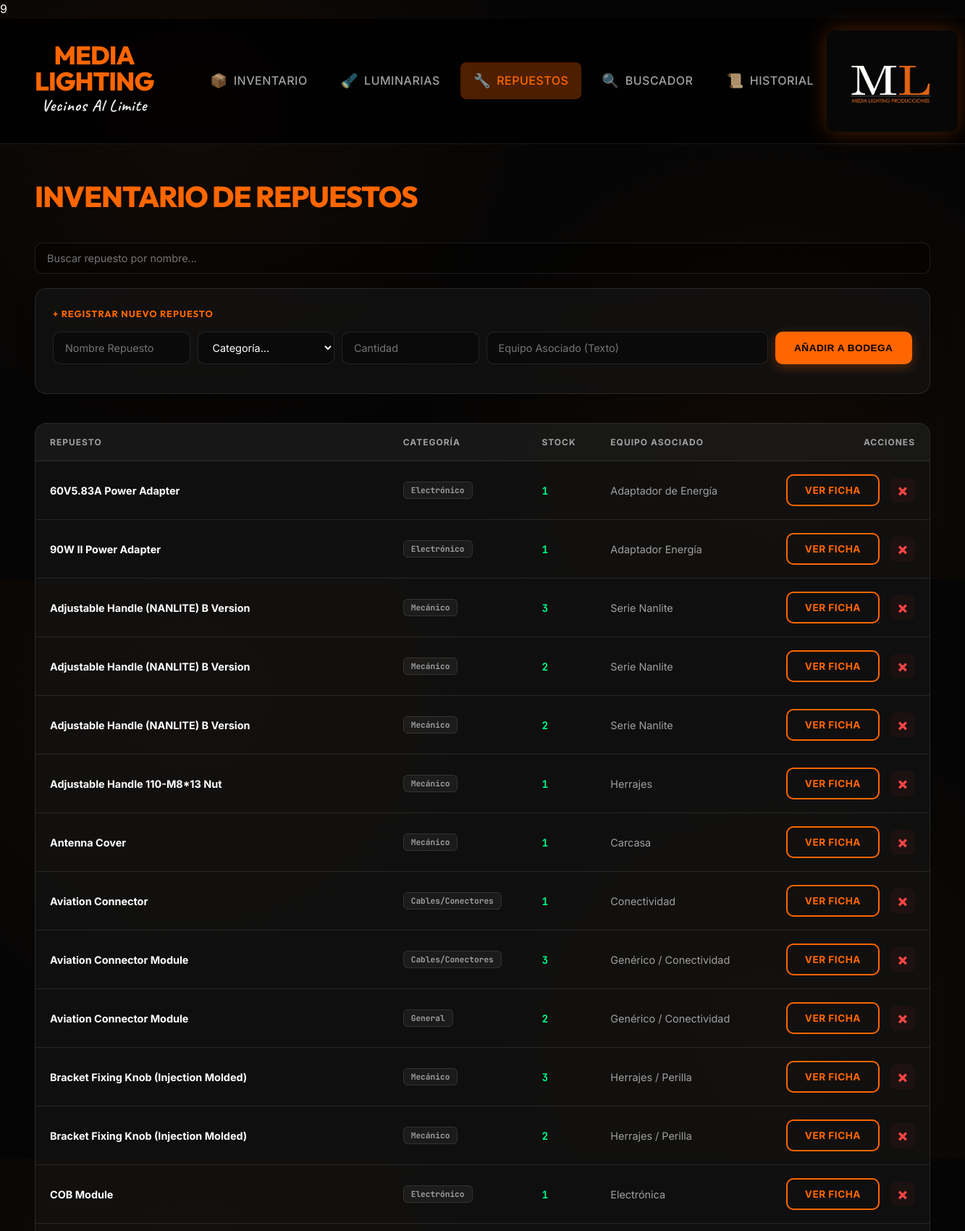
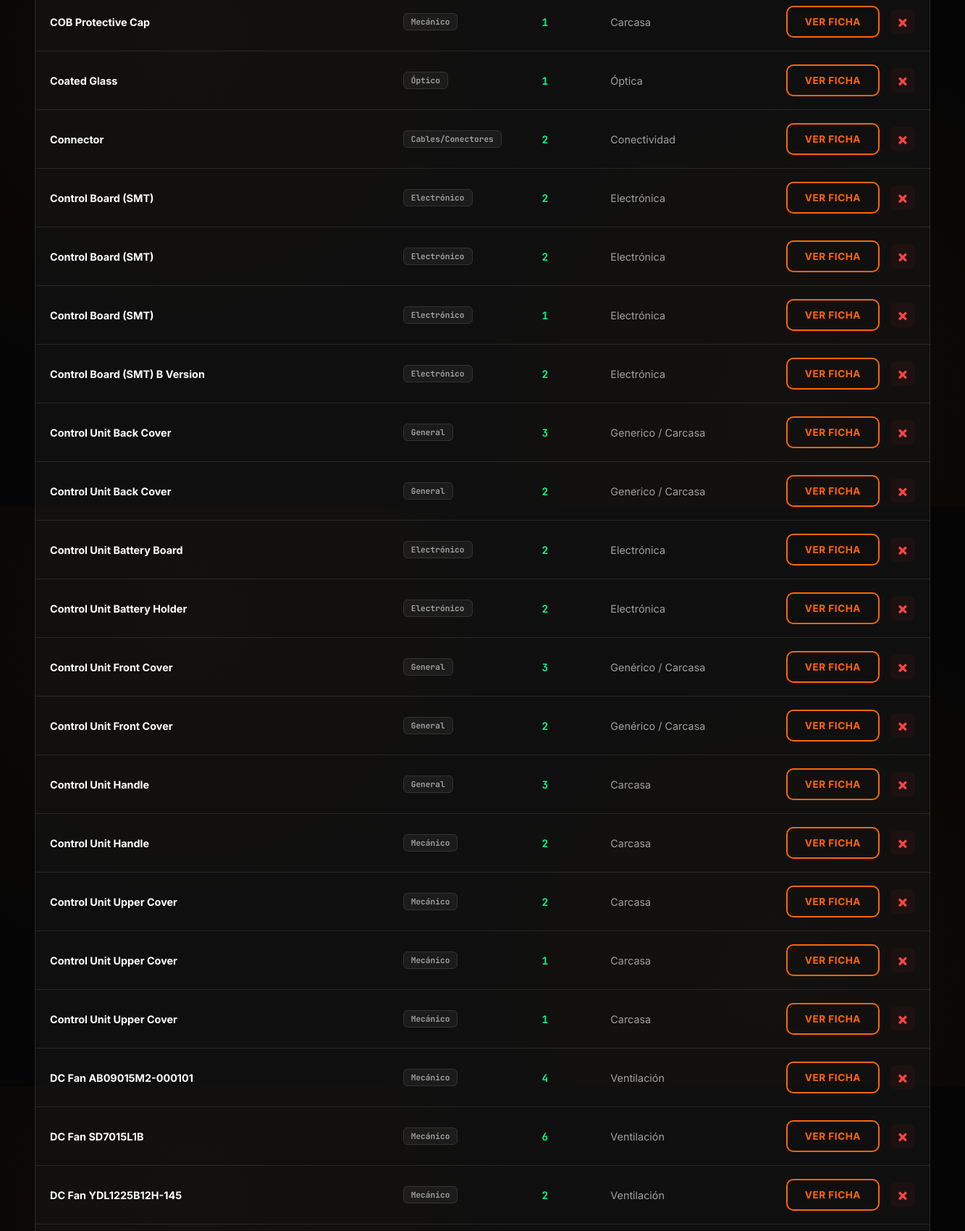
Screenshot of /repuestos (upper part) with the database file from the repository (2 pictures, top to bottom).
### app.py (models this page shows)
class Repuesto(db.Model):
    id = db.Column(db.Integer, primary_key=True)
    nombre = db.Column(db.String(100), nullable=False)
    marca = db.Column(db.String(50))
    categoria = db.Column(db.String(50))
    cantidad = db.Column(db.Integer, default=1)
    equipo_asociado_texto = db.Column(db.String(200)) # Detalle textual del equipo/serie asociado
    equipos = db.relationship('Equipo', secondary=equipo_repuesto, backref=db.backref('repuestos_asociados'))

### app.py (the view)
@app.route('/repuestos')
def repuestos():
    lista_repuestos = Repuesto.query.order_by(Repuesto.nombre.asc()).all()
    return render_template('repuestos.html', repuestos=lista_repuestos, categorias=CATEGORIAS_REPUESTOS)

### templates/repuestos.html (shortened to what this page needs)
9{% extends "base.html" %}
{% block content %}
<div class="header-actions" style="margin-bottom: 30px;">
    <h1>INVENTARIO DE REPUESTOS</h1>
</div>
<div class="search-box" style="margin-bottom: 20px;">
    <input type="text" id="q" onkeyup="search()" placeholder="Buscar repuesto por nombre...">
</div>
<div class="form-box" style="margin-bottom: 40px;">
    <h3 style="margin:0 0 15px 0; color:var(--orange); font-size: 0.8rem; letter-spacing:1px;">+ REGISTRAR NUEVO
        REPUESTO
    </h3>
    <form action="/repuesto/add" method="POST"
        style="display: grid; grid-template-columns: repeat(auto-fit, minmax(150px, 1fr)); gap: 10px;">
        <input type="text" name="nombre" placeholder="Nombre Repuesto" required>
        <select name="categoria" required>
            <option value="" disabled selected>Categoría...</option>
        </select>
        <input type="number" name="cantidad" placeholder="Cantidad" required min="1">
        <input type="text" name="equipo_asociado_texto" placeholder="Equipo Asociado (Texto)"
            style="grid-column: span 2;">
        <button type="submit" class="btn-main">AÑADIR A BODEGA</button>
    </form>
</div>
<div class="table-container">
    <table>
        <thead>
            <tr>
                <th>REPUESTO</th>
                <th>CATEGORÍA</th>
                <th>STOCK</th>
                <th>EQUIPO ASOCIADO</th>
                <th style="text-align: right;">ACCIONES</th>
            </tr>
        </thead>
        <tbody>
            {% for r in repuestos %}
            <tr class="item-fila" data-categoria="{{ r.categoria }}">
                <td data-label="Repuesto">
                    <span style="display:block; font-weight:700;">{{ r.nombre }}</span>
                </td>
                <td data-label="Categoría"><span class="badge">{{ r.categoria }}</span></td>
                <td data-label="Stock" style="font-family: 'JetBrains Mono'; font-weight: bold; color:var(--green);">{{
                    r.cantidad }}</td>
                <td data-label="Asociado" style="color:var(--text-dim); font-size: 0.9rem;">{{ r.equipo_asociado_texto
                    or '--' }}</td>
                <td style="text-align: right;">
                    <div class="actions-list">
                        <a href="/repuesto/{{ r.id }}" class="btn-outline">VER FICHA</a>
                        <a href="/repuesto/delete/{{ r.id }}" onclick="return confirm('¿Eliminar repuesto?')"
                            class="btn-delete" title="Eliminar">&times;</a>
                    </div>
                </td>
            </tr>
            {% endfor %}
        </tbody>
    </table>
</div>
</div>
{% endblock %}

### static/style.css (style rules this page uses)
:root { --orange: #ff6600; --orange-glow: rgba(255, 102, 0, 0.3); --dark-bg: #050505; --card-bg: rgba(20, 20, 20, 0.7); --nav-bg: rgba(0, 0, 0, 0.8); --border: rgba(255, 255, 255, 0.1); --border-hover: rgba(255, 255, 255, 0.2); --text-main: #ffffff; --text-dim: #a0a0a0; --green: #00ff88; --red: #ff4444; --glass: blur(10px); }
.actions-list { display: flex; justify-content: flex-end; align-items: center; gap: 15px; }
.btn-delete { color: var(--red); text-decoration: none; font-size: 1.4rem; font-weight: 800; line-height: 1; width: 32px; height: 32px; display: flex; align-items: center; justify-content: center; border-radius: 8px; transition: all 0.2s ease; background: rgba(255, 68, 68, 0.05); border: 1px solid transparent; }
body { font-family: 'Inter', sans-serif; background-color: var(--dark-bg); background-image: radial-gradient(circle at 20% 20%, rgba(255, 102, 0, 0.05) 0%, transparent 40%), radial-gradient(circle at 80% 80%, rgba(255, 102, 0, 0.05) 0%, transparent 40%); color: var(--text-main); margin: 0; line-height: 1.6; overflow-x: hidden; }
.card, .form-box { background: var(--card-bg); backdrop-filter: var(--glass); -webkit-backdrop-filter: var(--glass); border: 1px solid var(--border); border-radius: 16px; padding: 24px; box-shadow: 0 10px 30px rgba(0, 0, 0, 0.2); transition: border-color 0.3s ease; }
h1, h2, h3 { font-family: 'Outfit', sans-serif; margin-top: 0; }
h1 { color: var(--orange); font-size: 2.5rem; font-weight: 800; margin-bottom: 2rem; letter-spacing: -1px; }
.table-container { border-radius: 16px; overflow: hidden; border: 1px solid var(--border); background: var(--card-bg); margin-top: 20px; }
table { width: 100%; border-collapse: collapse; }
th { background: rgba(255, 255, 255, 0.03); color: var(--text-dim); padding: 18px 20px; text-align: left; font-size: 0.75rem; font-weight: 700; text-transform: uppercase; letter-spacing: 1px; border-bottom: 1px solid var(--border); }
td { padding: 18px 20px; border-bottom: 1px solid var(--border); font-size: 0.9rem; color: var(--text-main); }
.btn-main, .btn-outline { display: inline-flex; align-items: center; justify-content: center; padding: 12px 24px; border-radius: 10px; font-weight: 700; font-size: 0.85rem; text-transform: uppercase; letter-spacing: 0.5px; cursor: pointer; transition: all 0.3s cubic-bezier(0.4, 0, 0.2, 1); text-decoration: none; border: none; }
.btn-main { background: var(--orange); color: #000; box-shadow: 0 4px 15px var(--orange-glow); }
.btn-outline { background: transparent; color: var(--orange); border: 2px solid var(--orange); }
input, textarea, select { background: rgba(0, 0, 0, 0.3); border: 1px solid var(--border); color: white; padding: 12px 16px; border-radius: 10px; font-family: inherit; font-size: 0.9rem; transition: all 0.3s ease; width: 100%; box-sizing: border-box; }
select option { background: #1a1a1a; color: white; }
.badge { padding: 4px 10px; border-radius: 6px; font-size: 0.7rem; font-weight: 700; font-family: 'JetBrains Mono', monospace; background: rgba(255, 255, 255, 0.05); color: var(--text-dim); border: 1px solid var(--border); }

### rows the page displays
Repuesto: nombre "60V5.83A Power Adapter", categoria "Electrónico", cantidad "1", equipo_asociado_texto "Adaptador de Energía"
Repuesto: nombre "90W II Power Adapter", categoria "Electrónico", cantidad "1", equipo_asociado_texto "Adaptador Energía"
Repuesto: nombre "Adjustable Handle (NANLITE) B Version", categoria "Mecánico", cantidad "3", equipo_asociado_texto "Serie Nanlite"
Repuesto: nombre "Adjustable Handle (NANLITE) B Version", categoria "Mecánico", cantidad "2", equipo_asociado_texto "Serie Nanlite"
Repuesto: nombre "Adjustable Handle (NANLITE) B Version", categoria "Mecánico", cantidad "2", equipo_asociado_texto "Serie Nanlite"
Repuesto: nombre "Adjustable Handle 110-M8*13 Nut", categoria "Mecánico", cantidad "1", equipo_asociado_texto "Herrajes"
Repuesto: nombre "Antenna Cover", categoria "Mecánico", cantidad "1", equipo_asociado_texto "Carcasa"
Repuesto: nombre "Aviation Connector", categoria "Cables/Conectores", cantidad "1", equipo_asociado_texto "Conectividad"
Repuesto: nombre "Aviation Connector Module", categoria "Cables/Conectores", cantidad "3", equipo_asociado_texto "Genérico / Conectividad"
Repuesto: nombre "Aviation Connector Module", categoria "General", cantidad "2", equipo_asociado_texto "Genérico / Conectividad"
Repuesto: nombre "Bracket Fixing Knob (Injection Molded)", categoria "Mecánico", cantidad "3", equipo_asociado_texto "Herrajes / Perilla"
Repuesto: nombre "Bracket Fixing Knob (Injection Molded)", categoria "Mecánico", cantidad "2", equipo_asociado_texto "Herrajes / Perilla"
Repuesto: nombre "COB Module", categoria "Electrónico", cantidad "1", equipo_asociado_texto "Electrónica"
Repuesto: nombre "COB Protective Cap", categoria "Mecánico", cantidad "1", equipo_asociado_texto "Carcasa"
Repuesto: nombre "Coated Glass", categoria "Óptico", cantidad "1", equipo_asociado_texto "Óptica"
Repuesto: nombre "Connector", categoria "Cables/Conectores", cantidad "2", equipo_asociado_texto "Conectividad"
Repuesto: nombre "Control Board (SMT)", categoria "Electrónico", cantidad "2", equipo_asociado_texto "Electrónica"
Repuesto: nombre "Control Board (SMT)", categoria "Electrónico", cantidad "2", equipo_asociado_texto "Electrónica"
Repuesto: nombre "Control Board (SMT)", categoria "Electrónico", cantidad "1", equipo_asociado_texto "Electrónica"
Repuesto: nombre "Control Board (SMT) B Version", categoria "Electrónico", cantidad "2", equipo_asociado_texto "Electrónica"
Repuesto: nombre "Control Unit Back Cover", categoria "General", cantidad "3", equipo_asociado_texto "Generico / Carcasa"
Repuesto: nombre "Control Unit Back Cover", categoria "General", cantidad "2", equipo_asociado_texto "Generico / Carcasa"
Repuesto: nombre "Control Unit Battery Board", categoria "Electrónico", cantidad "2", equipo_asociado_texto "Electrónica"
Repuesto: nombre "Control Unit Battery Holder", categoria "Electrónico", cantidad "2", equipo_asociado_texto "Electrónica"
Repuesto: nombre "Control Unit Front Cover", categoria "General", cantidad "3", equipo_asociado_texto "Genérico / Carcasa"
Repuesto: nombre "Control Unit Front Cover", categoria "General", cantidad "2", equipo_asociado_texto "Genérico / Carcasa"
Repuesto: nombre "Control Unit Handle", categoria "General", cantidad "3", equipo_asociado_texto "Carcasa"
Repuesto: nombre "Control Unit Handle", categoria "Mecánico", cantidad "2", equipo_asociado_texto "Carcasa"
Repuesto: nombre "Control Unit Upper Cover", categoria "Mecánico", cantidad "2", equipo_asociado_texto "Carcasa"
Repuesto: nombre "Control Unit Upper Cover", categoria "Mecánico", cantidad "1", equipo_asociado_texto "Carcasa"
Repuesto: nombre "Control Unit Upper Cover", categoria "Mecánico", cantidad "1", equipo_asociado_texto "Carcasa"
Repuesto: nombre "DC Fan AB09015M2-000101", categoria "Mecánico", cantidad "4", equipo_asociado_texto "Ventilación"
Repuesto: nombre "DC Fan SD7015L1B", categoria "Mecánico", cantidad "6", equipo_asociado_texto "Ventilación"
Repuesto: nombre "DC Fan YDL1225B12H-145", categoria "Mecánico", cantidad "2", equipo_asociado_texto "Ventilación"
